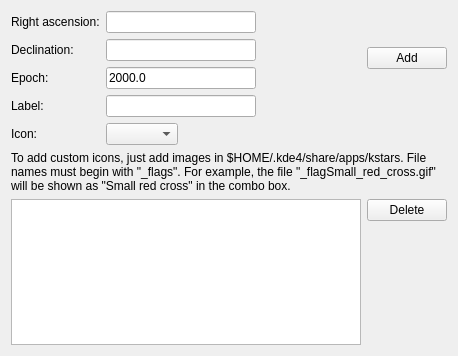
<ui version="4.0" >
 <class>FlagManager</class>
 <widget class="QWidget" name="FlagManager" >
  <property name="geometry" >
   <rect>
    <x>0</x>
    <y>0</y>
    <width>455</width>
    <height>356</height>
   </rect>
  </property>
  <layout class="QGridLayout" name="gridLayout" >
   <item row="0" column="0" >
    <layout class="QVBoxLayout" name="verticalLayout_2" >
     <item>
      <layout class="QHBoxLayout" name="horizontalLayout" >
       <item>
        <layout class="QFormLayout" name="formLayout" >
         <property name="fieldGrowthPolicy" >
          <enum>QFormLayout::ExpandingFieldsGrow</enum>
         </property>
         <item row="0" column="0" >
          <widget class="QLabel" name="raLabel" >
           <property name="text" >
            <string>Right ascension:</string>
           </property>
          </widget>
         </item>
         <item row="0" column="1" >
          <widget class="dmsBox" name="raBox" >
           <property name="maximumSize" >
            <size>
             <width>150</width>
             <height>16777215</height>
            </size>
           </property>
          </widget>
         </item>
         <item row="1" column="0" >
          <widget class="QLabel" name="decLabel" >
           <property name="text" >
            <string>Declination:</string>
           </property>
          </widget>
         </item>
         <item row="1" column="1" >
          <widget class="dmsBox" name="decBox" >
           <property name="maximumSize" >
            <size>
             <width>150</width>
             <height>16777215</height>
            </size>
           </property>
          </widget>
         </item>
         <item row="2" column="0" >
          <widget class="QLabel" name="epochLabel" >
           <property name="text" >
            <string>Epoch:</string>
           </property>
          </widget>
         </item>
         <item row="2" column="1" >
          <widget class="KLineEdit" name="epochBox" >
           <property name="maximumSize" >
            <size>
             <width>150</width>
             <height>16777215</height>
            </size>
           </property>
           <property name="text" >
            <string>2000.0</string>
           </property>
          </widget>
         </item>
         <item row="3" column="0" >
          <widget class="QLabel" name="label" >
           <property name="text" >
            <string>Label:</string>
           </property>
          </widget>
         </item>
         <item row="3" column="1" >
          <widget class="QLineEdit" name="flagLabel" >
           <property name="maximumSize" >
            <size>
             <width>150</width>
             <height>16777215</height>
            </size>
           </property>
          </widget>
         </item>
         <item row="4" column="0" >
          <widget class="QLabel" name="label_2" >
           <property name="text" >
            <string>Icon:</string>
           </property>
          </widget>
         </item>
         <item row="4" column="1" >
          <widget class="KComboBox" name="flagCombobox" />
         </item>
        </layout>
       </item>
       <item>
        <layout class="QVBoxLayout" name="verticalLayout_3" >
         <item>
          <widget class="QPushButton" name="addButton" >
           <property name="text" >
            <string>Add</string>
           </property>
          </widget>
         </item>
         <item>
          <spacer name="verticalSpacer_2" >
           <property name="orientation" >
            <enum>Qt::Vertical</enum>
           </property>
           <property name="sizeType" >
            <enum>QSizePolicy::Minimum</enum>
           </property>
           <property name="sizeHint" stdset="0" >
            <size>
             <width>20</width>
             <height>40</height>
            </size>
           </property>
          </spacer>
         </item>
        </layout>
       </item>
      </layout>
     </item>
     <item>
      <widget class="QLabel" name="label_3" >
       <property name="text" >
        <string>To add custom icons, just add images in $HOME/.kde4/share/apps/kstars. File names must begin with "_flags". For example, the file "_flagSmall_red_cross.gif" will be shown as "Small red cross" in the combo box.</string>
       </property>
       <property name="wordWrap" >
        <bool>true</bool>
       </property>
      </widget>
     </item>
     <item>
      <layout class="QHBoxLayout" name="horizontalLayout_2" >
       <item>
        <widget class="QTableView" name="flagList" >
         <property name="minimumSize" >
          <size>
           <width>350</width>
           <height>0</height>
          </size>
         </property>
         <property name="editTriggers" >
          <set>QAbstractItemView::NoEditTriggers</set>
         </property>
         <property name="alternatingRowColors" >
          <bool>true</bool>
         </property>
         <property name="selectionMode" >
          <enum>QAbstractItemView::SingleSelection</enum>
         </property>
         <property name="selectionBehavior" >
          <enum>QAbstractItemView::SelectRows</enum>
         </property>
         <property name="sortingEnabled" >
          <bool>false</bool>
         </property>
        </widget>
       </item>
       <item>
        <layout class="QVBoxLayout" name="verticalLayout" >
         <item>
          <widget class="QPushButton" name="delButton" >
           <property name="text" >
            <string>Delete</string>
           </property>
          </widget>
         </item>
         <item>
          <spacer name="verticalSpacer" >
           <property name="orientation" >
            <enum>Qt::Vertical</enum>
           </property>
           <property name="sizeHint" stdset="0" >
            <size>
             <width>20</width>
             <height>40</height>
            </size>
           </property>
          </spacer>
         </item>
        </layout>
       </item>
      </layout>
     </item>
    </layout>
   </item>
  </layout>
  <zorder></zorder>
 </widget>
 <customwidgets>
  <customwidget>
   <class>KComboBox</class>
   <extends>QComboBox</extends>
   <header>kcombobox.h</header>
  </customwidget>
  <customwidget>
   <class>KLineEdit</class>
   <extends>QLineEdit</extends>
   <header>klineedit.h</header>
  </customwidget>
  <customwidget>
   <class>dmsBox</class>
   <extends>KLineEdit</extends>
   <header>widgets/dmsbox.h</header>
  </customwidget>
 </customwidgets>
 <resources/>
 <connections/>
</ui>
